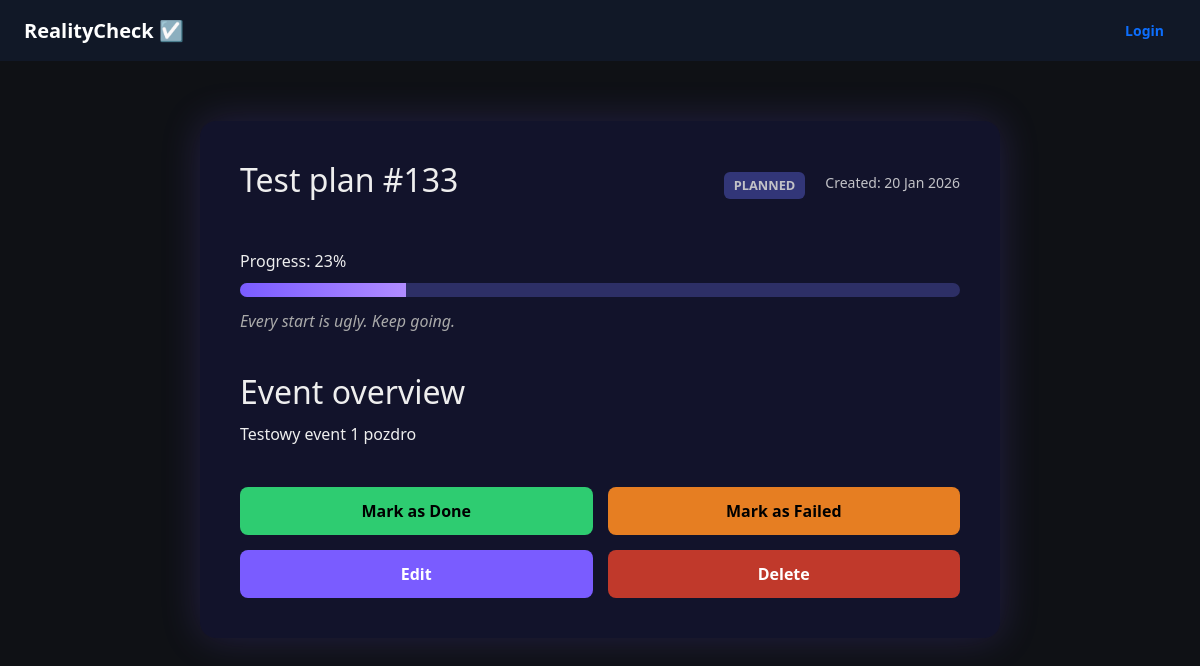
The app's page /events/2, older data.
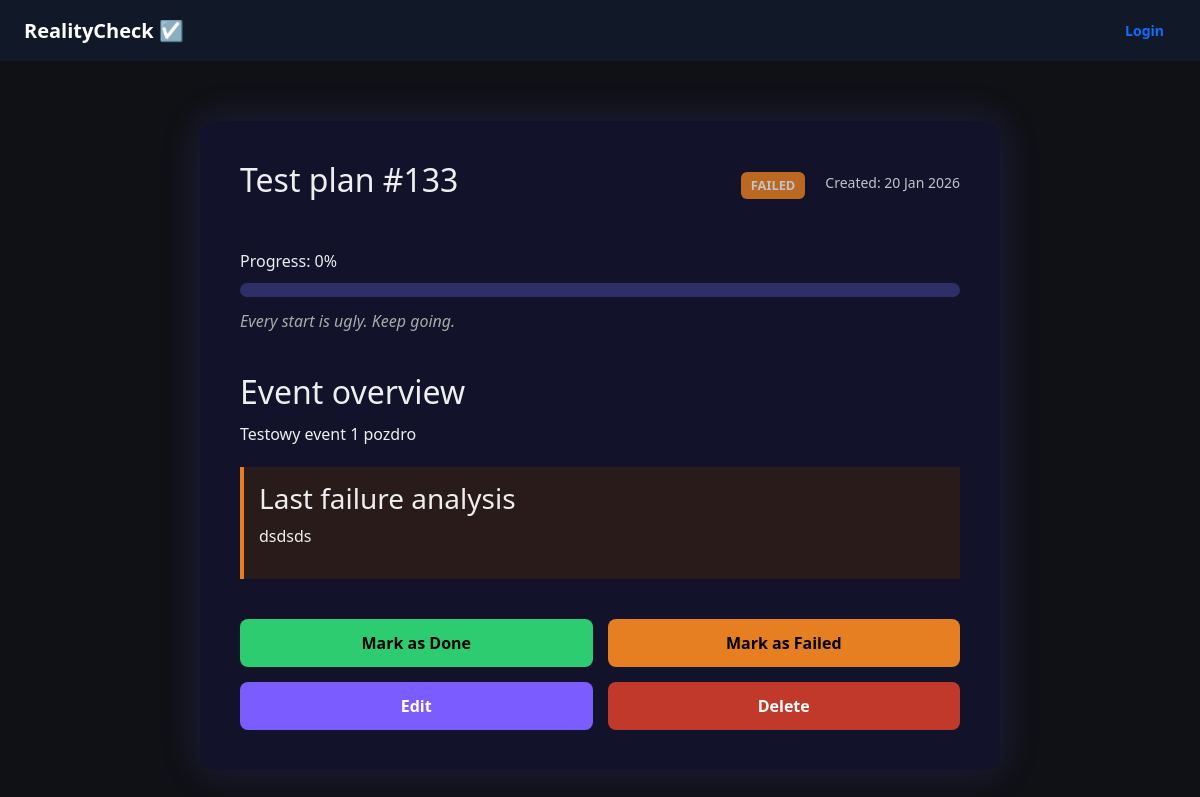
The same page, newer data.
### app/models/event.py (models this page shows)
class Event(Base):
    __tablename__ = "events"
    id: Mapped[int] = mapped_column(Integer, primary_key=True, index=True)
    title: Mapped[str] = mapped_column(String(100), nullable=False)
    description: Mapped[str] = mapped_column(String(100), nullable=True)
    progress: Mapped[int] = mapped_column(Integer, default=0)
    status: Mapped[str] = mapped_column(String(100), default="planned")
    failure_note: Mapped[str] = mapped_column(String(100), nullable=True)
    created_at: Mapped[datetime] = mapped_column(DateTime, default=datetime.utcnow)
    user_id: Mapped[int] = mapped_column(Integer, ForeignKey("users.id"), nullable=False)
    user = relationship("User", back_populates="events")

### app/api/pages.py (the view)
@router.get("/events/{event_id}", response_class=HTMLResponse)
def event_detail(request: Request, event_id: int, db: Session = Depends(get_db)):
    event = get_event_by_id(db, event_id)
    if not event:
        raise HTTPException(status_code=404, detail="Event not found")
    user = get_user_for_templates(request, db)
    return templates.TemplateResponse(
        "event_detail.html",
        {
            "request": request,
            "current_user": user,
            "event": event
        }
    )

### app/templates/event_detail.html (shortened to what this page needs)
{% extends "base.html" %}
{% block content %}
    <link rel="stylesheet" href="{{ url_for('static', path='css/event_detail.css') }}">
<div class="event-detail-container">
    <div class="event-header">
        <h1>{{ event.title }}</h1>
        <div class="event-meta">
            <span class="status {{ event.status }}">{{ event.status|upper }}</span>
            <span class="date">Created: {{ event.created_at.strftime("%d %b %Y") }}</span>
        </div>
    </div>
    <div class="event-progress">
        <div class="progress-label">
            Progress: {{ event.progress }}%
        </div>
        <div class="smart-progress">
            <div class="smart-progress-fill" style="width: {{ event.progress }}%"></div>
        </div>
        <div class="progress-message">
            {% if event.progress == 100 %}
                You did it. This is yours.
            {% elif event.progress >= 70 %}
                You're close. Don't stop now.
            {% elif event.progress >= 30 %}
                Momentum is building.
            {% else %}
                Every start is ugly. Keep going.
            {% endif %}
        </div>
    </div>
    <div class="event-overview">
        <h2>Event overview</h2>
        <p class="overview-text">
            {{ event.description or "No description yet." }}
        </p>
        {% if event.failure_note %}
        <div class="failure-box">
            <h3>Last failure analysis</h3>
            <p>{{ event.failure_note }}</p>
        </div>
        {% endif %}
    </div>
    <div class="event-actions">
        <form action="/events/{{ event.id }}/done" method="post">
            <button class="btn done">Mark as Done</button>
        </form>
        <form action="/events/{{ event.id }}/fail" method="get">
            <button class="btn failed">Mark as Failed</button>
        </form>
        <a href="/events/{{ event.id }}/edit" class="btn edit">Edit</a>
        <form action="/events/{{ event.id }}/delete" method="post">
            <button class="btn delete">Delete</button>
        </form>
    </div>
</div>
{% endblock %}

Row changes from the older to the newer data that the page shows:
changed Event "Test plan #133": status "PLANNED" → "FAILED"; progress "23" → "0"; failure_note (not shown) → "dsdsds"
Text that changed along with them:
text now shown: "Last failure analysis"
